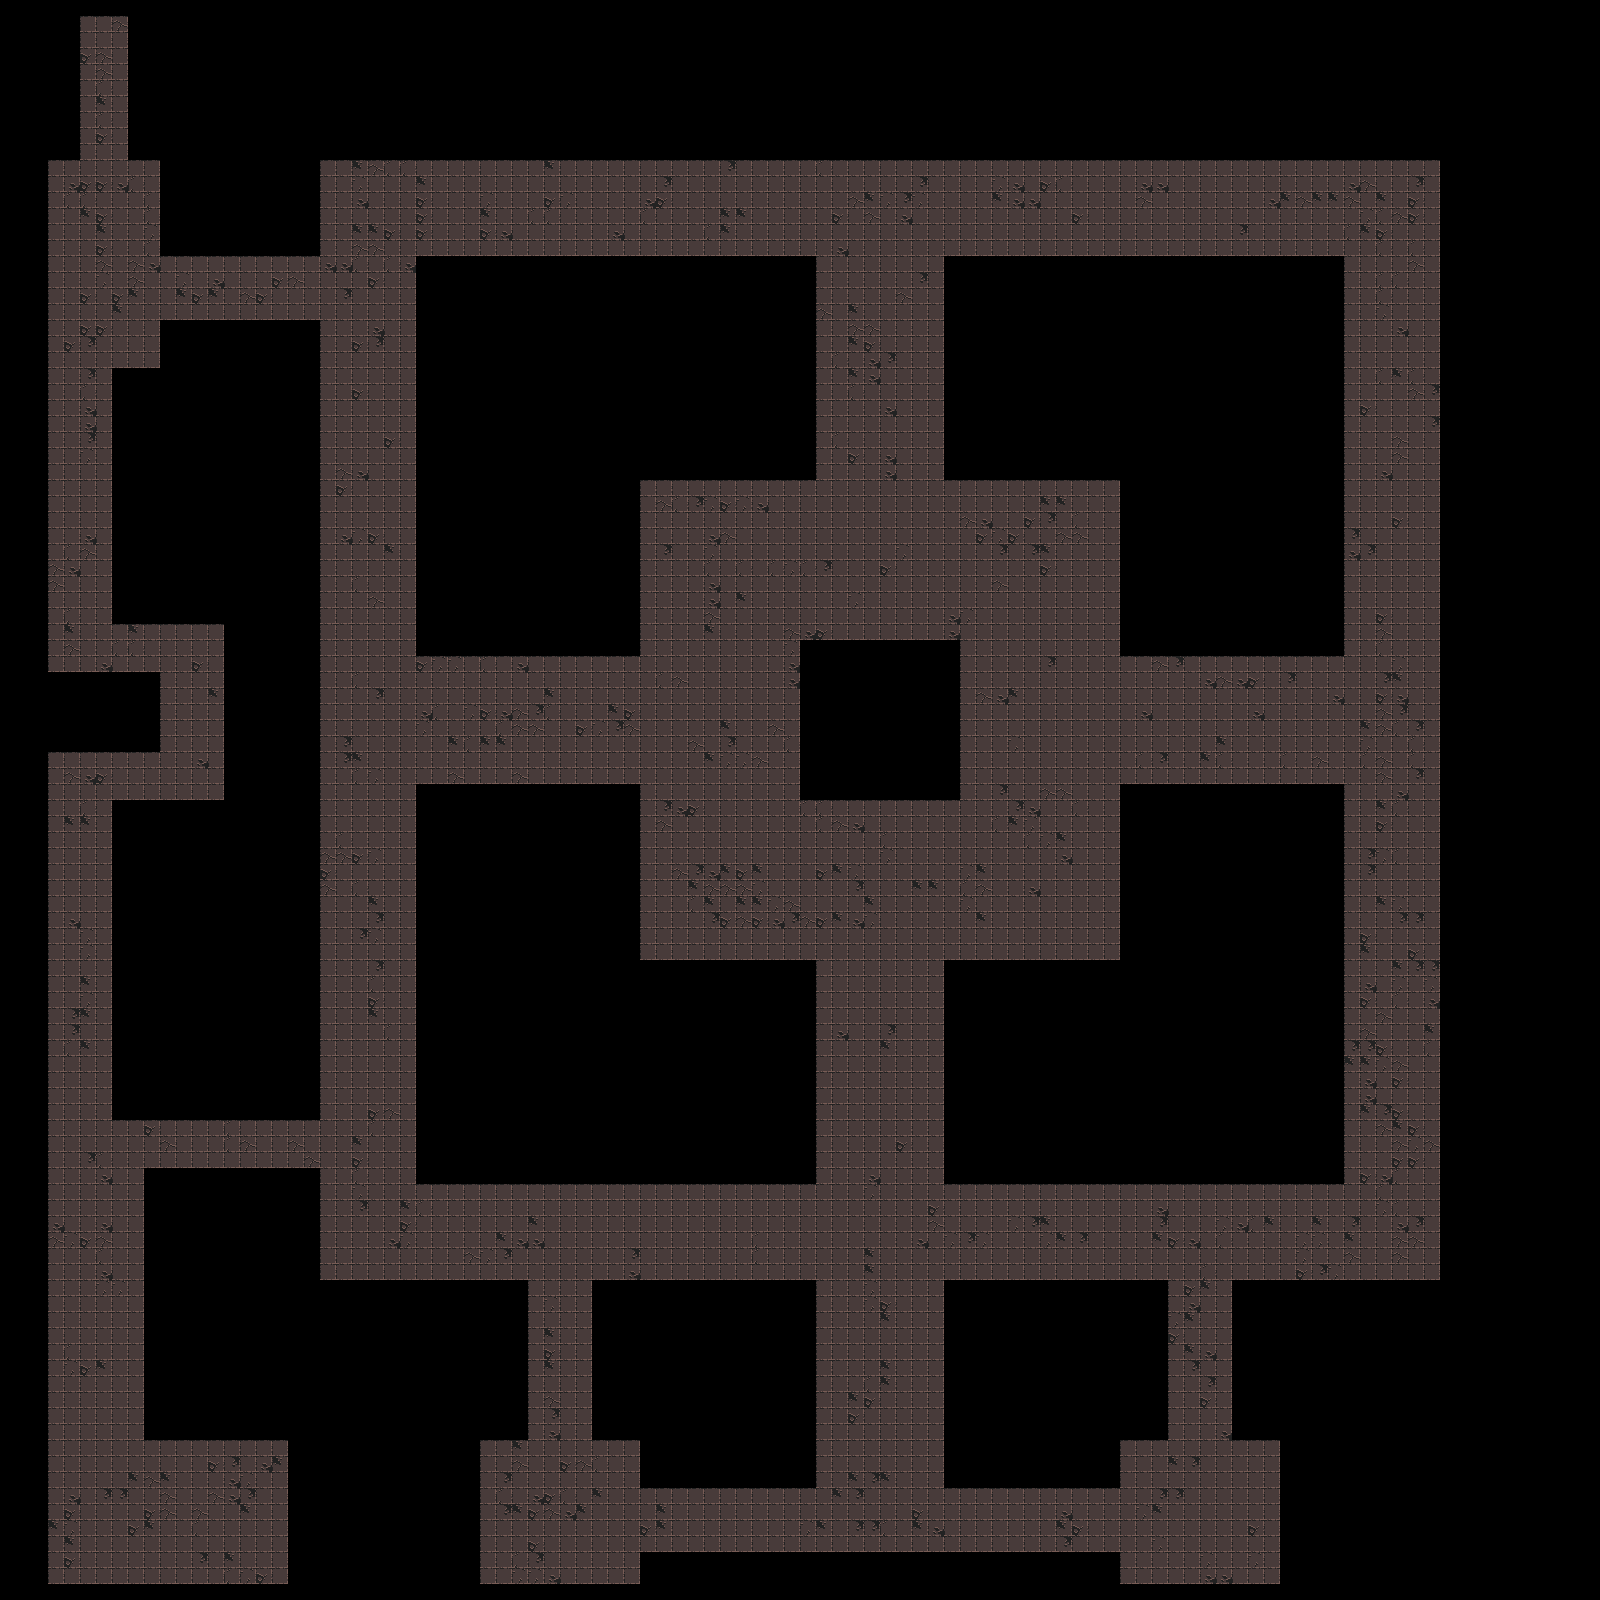

This game map was drawn from its Tiled (.tmx) file and the tilesets committed beside it. A one-line description and the trimmed map source follow:
An orthogonal 100x100 tile map with 16x16 px tiles, 14 tile layers (floor1, wall, wall lining, wall lining2, ...), 2 tilesets.

<map version="1.10" tiledversion="1.11.2" orientation="orthogonal" renderorder="right-down" width="100" height="100" tilewidth="16" tileheight="16" infinite="0" nextlayerid="31" nextobjectid="1">
 <tileset firstgid="1" source="Dungeons.tsx" />
 <tileset firstgid="1025" source="Walls_tiles.tsx" />
 <group id="7" name="Floor">
  <layer id="13" name="floor1" width="100" height="100">
   <data>[10000 cells, 3944 non-empty, 8 distinct tile ids]</data>
  </layer>
 </group>
 <group id="3" name="Walls">
  <layer id="17" name="wall" width="100" height="100">
   <data>[10000 cells, 0 non-empty, 0 distinct tile ids]</data>
  </layer>
  <layer id="14" name="wall lining" width="100" height="100">
   <data>[10000 cells, 0 non-empty, 0 distinct tile ids]</data>
  </layer>
  <layer id="21" name="wall lining2" width="100" height="100">
   <data>[10000 cells, 0 non-empty, 0 distinct tile ids]</data>
  </layer>
  <layer id="16" name="back wall" width="100" height="100">
   <data>[10000 cells, 0 non-empty, 0 distinct tile ids]</data>
  </layer>
 </group>
 <group id="18" name="Endlevel">
  <layer id="19" name="endlevel" width="100" height="100">
   <data>[10000 cells, 0 non-empty, 0 distinct tile ids]</data>
  </layer>
 </group>
 <group id="10" name="Chests">
  <layer id="20" name="chests" width="100" height="100">
   <data>[10000 cells, 0 non-empty, 0 distinct tile ids]</data>
  </layer>
 </group>
 <group id="24" name="Spikes">
  <layer id="25" name="spikes" width="100" height="100">
   <data>[10000 cells, 0 non-empty, 0 distinct tile ids]</data>
  </layer>
  <layer id="30" name="spikes2" width="100" height="100">
   <data>[10000 cells, 0 non-empty, 0 distinct tile ids]</data>
  </layer>
 </group>
 <group id="22" name="levers">
  <layer id="23" name="levers" width="100" height="100">
   <data>[10000 cells, 0 non-empty, 0 distinct tile ids]</data>
  </layer>
  <layer id="26" name="lever3" width="100" height="100">
   <data>[10000 cells, 0 non-empty, 0 distinct tile ids]</data>
  </layer>
  <layer id="28" name="lever4" width="100" height="100">
   <data>[10000 cells, 0 non-empty, 0 distinct tile ids]</data>
  </layer>
  <layer id="27" name="lever1" width="100" height="100">
   <data>[10000 cells, 0 non-empty, 0 distinct tile ids]</data>
  </layer>
  <layer id="29" name="lever2" width="100" height="100">
   <data>[10000 cells, 0 non-empty, 0 distinct tile ids]</data>
  </layer>
 </group>
</map>
